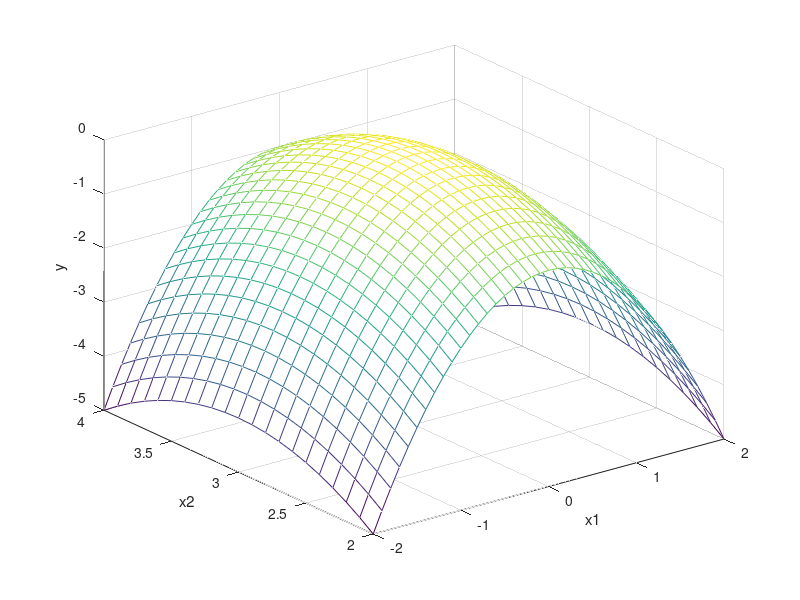

Write the MATLAB code that produced this figure. (Note: this script raises an error after producing the figure.)
close all;clear;clc
x1=-2:0.1:2;
x2=2:0.1:4;
len1=length(x1);
len2=length(x2);
[x1,x2]=meshgrid(x1,x2);
y=-x1.^2-(x2-3).^2;
mesh(x1,x2,y)
xlabel('x1');ylabel('x2');zlabel('y');
X=cell(len2,len1);
for i=1:len2
    for j=1:len1
       X{i,j}=[x2(i,j) x1(i,j)];
    end
end

% z=zeros(size(X));
% for i=1:len2
%     for j=1:len1
%         z(i,j)=-(X{i,j}(2))^2-(X{i,j}(1)-3)^2;
%     end
% end

X=reshape(X,[],1);
X=cell2mat(X);
y=reshape(y,[],1);

%%   test set
% xs1=-3+6*rand(1,11);      %   11 random numbers in [-3,3]
xs1=-2+(2+2)*rand(1,11);
lens1=length(xs1);xs1=sort(xs1);
% xs2=1+4*rand(1,11);       %   11 random numbers in [1,5]
xs2=2+2*rand(1,13);
lens2=length(xs2);xs2=sort(xs2);
[xs1,xs2]=meshgrid(xs1,xs2);
Xs=cell(lens2,lens1);
for i=1:lens2
    for j=1:lens1
       Xs{i,j}=[xs2(i,j) xs1(i,j)];
    end
end
Xs=reshape(Xs,[],1);
Xs=cell2mat(Xs);

%%   Gaussian Processing Regression for 2-D data
% meanfunc = {@meanSum, {@meanLinear, @meanConst}}; hyp.mean = [0.5;0.5;0.5];
meanfunc=[];hyp.mean=[];
covfunc = {@covSEiso}; ell = 1; sf = 1; hyp.cov = log([ell; sf]);
likfunc = @likGauss; sn = 0.1; hyp.lik = log(sn);
hyp=minimize(hyp,@gp,-100,@infGaussLik,[],covfunc,likfunc,X,y);
nlml = gp(hyp, @infGaussLik, [], covfunc, likfunc, X, y)
[m s2]=gp(hyp,@infGaussLik,[],covfunc,likfunc,X,y,Xs);
m=reshape(m,lens2,lens1);
hold on
mesh(xs1,xs2,m)


